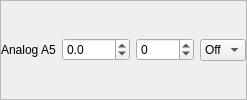
                 <widget class="QFrame" name="frmAnalog1">
                  <property name="frameShape">
                   <enum>QFrame::StyledPanel</enum>
                  </property>
                  <property name="frameShadow">
                   <enum>QFrame::Raised</enum>
                  </property>
                  <layout class="QHBoxLayout" name="horizontalLayout_8">
                   <property name="spacing">
                    <number>6</number>
                   </property>
                   <property name="leftMargin">
                    <number>0</number>
                   </property>
                   <property name="topMargin">
                    <number>0</number>
                   </property>
                   <property name="rightMargin">
                    <number>0</number>
                   </property>
                   <property name="bottomMargin">
                    <number>0</number>
                   </property>
                   <item>
                    <widget class="QLabel" name="lblAn5">
                     <property name="sizePolicy">
                      <sizepolicy hsizetype="Maximum" vsizetype="Preferred">
                       <horstretch>0</horstretch>
                       <verstretch>0</verstretch>
                      </sizepolicy>
                     </property>
                     <property name="text">
                      <string>Analog A5</string>
                     </property>
                    </widget>
                   </item>
                   <item>
                    <widget class="QDoubleSpinBox" name="spnA1Gain">
                     <property name="decimals">
                      <number>1</number>
                     </property>
                     <property name="minimum">
                      <double>-3000.000000000000000</double>
                     </property>
                     <property name="maximum">
                      <double>3000.000000000000000</double>
                     </property>
                    </widget>
                   </item>
                   <item>
                    <widget class="QSpinBox" name="spnA1Off">
                     <property name="minimum">
                      <number>-2048</number>
                     </property>
                     <property name="maximum">
                      <number>2048</number>
                     </property>
                    </widget>
                   </item>
                   <item>
                    <widget class="QComboBox" name="cmbA1Ch">
                     <property name="sizePolicy">
                      <sizepolicy hsizetype="Maximum" vsizetype="Fixed">
                       <horstretch>0</horstretch>
                       <verstretch>0</verstretch>
                      </sizepolicy>
                     </property>
                     <item>
                      <property name="text">
                       <string>Off</string>
                      </property>
                     </item>
                     <item>
                      <property name="text">
                       <string>1</string>
                      </property>
                     </item>
                     <item>
                      <property name="text">
                       <string>2</string>
                      </property>
                     </item>
                     <item>
                      <property name="text">
                       <string>3</string>
                      </property>
                     </item>
                     <item>
                      <property name="text">
                       <string>4</string>
                      </property>
                     </item>
                     <item>
                      <property name="text">
                       <string>5</string>
                      </property>
                     </item>
                     <item>
                      <property name="text">
                       <string>6</string>
                      </property>
                     </item>
                     <item>
                      <property name="text">
                       <string>7</string>
                      </property>
                     </item>
                     <item>
                      <property name="text">
                       <string>8</string>
                      </property>
                     </item>
                     <item>
                      <property name="text">
                       <string>9</string>
                      </property>
                     </item>
                     <item>
                      <property name="text">
                       <string>10</string>
                      </property>
                     </item>
                     <item>
                      <property name="text">
                       <string>11</string>
                      </property>
                     </item>
                     <item>
                      <property name="text">
                       <string>12</string>
                      </property>
                     </item>
                     <item>
                      <property name="text">
                       <string>13</string>
                      </property>
                     </item>
                     <item>
                      <property name="text">
                       <string>14</string>
                      </property>
                     </item>
                     <item>
                      <property name="text">
                       <string>15</string>
                      </property>
                     </item>
                     <item>
                      <property name="text">
                       <string>16</string>
                      </property>
                     </item>
                    </widget>
                   </item>
                  </layout>
                 </widget>
